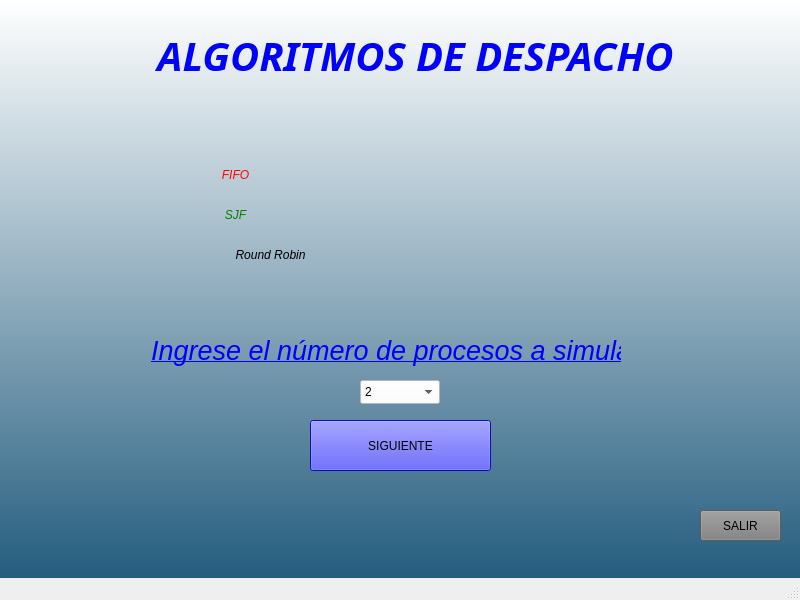
<?xml version="1.0" encoding="UTF-8"?>
<ui version="4.0">
 <class>MainWindow</class>
 <widget class="QMainWindow" name="MainWindow">
  <property name="geometry">
   <rect>
    <x>0</x>
    <y>0</y>
    <width>800</width>
    <height>600</height>
   </rect>
  </property>
  <property name="windowTitle">
   <string>MainWindow</string>
  </property>
  <property name="styleSheet">
   <string notr="true">QWidget#centralwidget{
background-color: qlineargradient(spread:repeat, x1:1, y1:1, x2:1, y2:0, stop:0 rgba(37, 93, 126, 255), stop:1 rgba(255, 255, 255, 255));}</string>
  </property>
  <widget class="QWidget" name="centralwidget">
   <widget class="QLabel" name="titulo_ventana">
    <property name="geometry">
     <rect>
      <x>100</x>
      <y>10</y>
      <width>631</width>
      <height>91</height>
     </rect>
    </property>
    <property name="sizePolicy">
     <sizepolicy hsizetype="Ignored" vsizetype="Preferred">
      <horstretch>0</horstretch>
      <verstretch>0</verstretch>
     </sizepolicy>
    </property>
    <property name="font">
     <font>
      <family>Arial Rounded MT</family>
      <pointsize>30</pointsize>
      <italic>false</italic>
      <bold>true</bold>
     </font>
    </property>
    <property name="toolTip">
     <string>&lt;html&gt;&lt;head/&gt;&lt;body&gt;&lt;p align=&quot;center&quot;&gt;&lt;br/&gt;&lt;/p&gt;&lt;/body&gt;&lt;/html&gt;</string>
    </property>
    <property name="whatsThis">
     <string>&lt;html&gt;&lt;head/&gt;&lt;body&gt;&lt;p align=&quot;center&quot;&gt;&lt;br/&gt;&lt;/p&gt;&lt;/body&gt;&lt;/html&gt;</string>
    </property>
    <property name="styleSheet">
     <string notr="true">font: 700 30pt &quot;Arial Rounded MT&quot;;
color:Blue</string>
    </property>
    <property name="text">
     <string>&lt;html&gt;&lt;head/&gt;&lt;body&gt;&lt;p align=&quot;center&quot;&gt;&lt;span style=&quot; font-style:italic;&quot;&gt;ALGORITMOS DE DESPACHO&lt;/span&gt;&lt;/p&gt;&lt;/body&gt;&lt;/html&gt;</string>
    </property>
   </widget>
   <widget class="QPushButton" name="boton_salir">
    <property name="geometry">
     <rect>
      <x>700</x>
      <y>510</y>
      <width>81</width>
      <height>31</height>
     </rect>
    </property>
    <property name="styleSheet">
     <string notr="true">background-color: rgb(127, 127, 127);</string>
    </property>
    <property name="text">
     <string>SALIR</string>
    </property>
   </widget>
   <widget class="QPushButton" name="boton_siguiente">
    <property name="geometry">
     <rect>
      <x>310</x>
      <y>420</y>
      <width>181</width>
      <height>51</height>
     </rect>
    </property>
    <property name="styleSheet">
     <string notr="true">background-color: rgb(20, 20, 255);
font: 700 12pt &quot;Arial Rounded MT&quot;;</string>
    </property>
    <property name="text">
     <string>SIGUIENTE</string>
    </property>
   </widget>
   <widget class="QLabel" name="icono_windows">
    <property name="geometry">
     <rect>
      <x>470</x>
      <y>170</y>
      <width>101</width>
      <height>131</height>
     </rect>
    </property>
    <property name="styleSheet">
     <string notr="true">image: url(:/iconos/icono+windows3.png);</string>
    </property>
    <property name="text">
     <string/>
    </property>
   </widget>
   <widget class="QLabel" name="icono_apple">
    <property name="geometry">
     <rect>
      <x>540</x>
      <y>90</y>
      <width>101</width>
      <height>111</height>
     </rect>
    </property>
    <property name="styleSheet">
     <string notr="true">image: url(:/iconos/icono+apple.png);</string>
    </property>
    <property name="text">
     <string/>
    </property>
   </widget>
   <widget class="QLabel" name="icono_linux">
    <property name="geometry">
     <rect>
      <x>610</x>
      <y>180</y>
      <width>101</width>
      <height>111</height>
     </rect>
    </property>
    <property name="styleSheet">
     <string notr="true">image: url(:/iconos/icono+linux2.png);</string>
    </property>
    <property name="text">
     <string/>
    </property>
   </widget>
   <widget class="QLabel" name="icono_procesos">
    <property name="geometry">
     <rect>
      <x>20</x>
      <y>110</y>
      <width>171</width>
      <height>211</height>
     </rect>
    </property>
    <property name="styleSheet">
     <string notr="true">image: url(:/iconos/icono+proceso.png);</string>
    </property>
    <property name="text">
     <string/>
    </property>
   </widget>
   <widget class="QLabel" name="icono_FIFO">
    <property name="geometry">
     <rect>
      <x>200</x>
      <y>160</y>
      <width>71</width>
      <height>31</height>
     </rect>
    </property>
    <property name="whatsThis">
     <string>&lt;html&gt;&lt;head/&gt;&lt;body&gt;&lt;p align=&quot;center&quot;&gt;&lt;br/&gt;&lt;/p&gt;&lt;/body&gt;&lt;/html&gt;</string>
    </property>
    <property name="styleSheet">
     <string notr="true">font: 700 16pt &quot;Times New Roman&quot;;
color:Red;</string>
    </property>
    <property name="text">
     <string>&lt;html&gt;&lt;head/&gt;&lt;body&gt;&lt;p align=&quot;center&quot;&gt;&lt;span style=&quot; font-style:italic;&quot;&gt;FIFO&lt;/span&gt;&lt;/p&gt;&lt;/body&gt;&lt;/html&gt;</string>
    </property>
   </widget>
   <widget class="QLabel" name="icono_SJF">
    <property name="geometry">
     <rect>
      <x>200</x>
      <y>200</y>
      <width>71</width>
      <height>31</height>
     </rect>
    </property>
    <property name="whatsThis">
     <string>&lt;html&gt;&lt;head/&gt;&lt;body&gt;&lt;p align=&quot;center&quot;&gt;&lt;br/&gt;&lt;/p&gt;&lt;/body&gt;&lt;/html&gt;</string>
    </property>
    <property name="styleSheet">
     <string notr="true">font: 700 16pt &quot;Times New Roman&quot;;
color:Green;</string>
    </property>
    <property name="text">
     <string>&lt;html&gt;&lt;head/&gt;&lt;body&gt;&lt;p align=&quot;center&quot;&gt;&lt;span style=&quot; font-style:italic;&quot;&gt;SJF&lt;/span&gt;&lt;/p&gt;&lt;/body&gt;&lt;/html&gt;</string>
    </property>
   </widget>
   <widget class="QLabel" name="icono_round_robin">
    <property name="geometry">
     <rect>
      <x>210</x>
      <y>240</y>
      <width>121</width>
      <height>31</height>
     </rect>
    </property>
    <property name="whatsThis">
     <string>&lt;html&gt;&lt;head/&gt;&lt;body&gt;&lt;p align=&quot;center&quot;&gt;&lt;br/&gt;&lt;/p&gt;&lt;/body&gt;&lt;/html&gt;</string>
    </property>
    <property name="styleSheet">
     <string notr="true">font: 700 16pt &quot;Times New Roman&quot;;
color:Black;</string>
    </property>
    <property name="text">
     <string>&lt;html&gt;&lt;head/&gt;&lt;body&gt;&lt;p align=&quot;center&quot;&gt;&lt;span style=&quot; font-style:italic;&quot;&gt;Round Robin&lt;/span&gt;&lt;/p&gt;&lt;/body&gt;&lt;/html&gt;</string>
    </property>
   </widget>
   <widget class="QLabel" name="subtitulo_procesos_a_simular">
    <property name="geometry">
     <rect>
      <x>150</x>
      <y>320</y>
      <width>471</width>
      <height>61</height>
     </rect>
    </property>
    <property name="styleSheet">
     <string notr="true">font: 700 21pt &quot;Times New Roman&quot;;
color:Blue;</string>
    </property>
    <property name="text">
     <string>&lt;html&gt;&lt;head/&gt;&lt;body&gt;&lt;p align=&quot;right&quot;&gt;&lt;span style=&quot; font-size:20pt; font-style:italic; text-decoration: underline;&quot;&gt;Ingrese el número de procesos a simular&lt;/span&gt;&lt;/p&gt;&lt;/body&gt;&lt;/html&gt;</string>
    </property>
   </widget>
   <widget class="QComboBox" name="numero_de_procesos">
    <property name="geometry">
     <rect>
      <x>360</x>
      <y>380</y>
      <width>80</width>
      <height>24</height>
     </rect>
    </property>
    <property name="styleSheet">
     <string notr="true">background-color: rgb(255, 255, 255);
color: rgb(0, 0, 0);</string>
    </property>
    <item>
     <property name="text">
      <string>2</string>
     </property>
    </item>
    <item>
     <property name="text">
      <string>3</string>
     </property>
    </item>
    <item>
     <property name="text">
      <string>4</string>
     </property>
    </item>
    <item>
     <property name="text">
      <string>5</string>
     </property>
    </item>
    <item>
     <property name="text">
      <string>6</string>
     </property>
    </item>
    <item>
     <property name="text">
      <string>7</string>
     </property>
    </item>
    <item>
     <property name="text">
      <string>8</string>
     </property>
    </item>
    <item>
     <property name="text">
      <string>9</string>
     </property>
    </item>
    <item>
     <property name="text">
      <string>10</string>
     </property>
    </item>
   </widget>
   <zorder>titulo_ventana</zorder>
   <zorder>boton_salir</zorder>
   <zorder>boton_siguiente</zorder>
   <zorder>subtitulo_procesos_a_simular</zorder>
   <zorder>numero_de_procesos</zorder>
   <zorder>icono_windows</zorder>
   <zorder>icono_apple</zorder>
   <zorder>icono_linux</zorder>
   <zorder>icono_procesos</zorder>
   <zorder>icono_FIFO</zorder>
   <zorder>icono_SJF</zorder>
   <zorder>icono_round_robin</zorder>
  </widget>
  <widget class="QMenuBar" name="menubar">
   <property name="geometry">
    <rect>
     <x>0</x>
     <y>0</y>
     <width>800</width>
     <height>33</height>
    </rect>
   </property>
  </widget>
  <widget class="QStatusBar" name="statusbar"/>
 </widget>
 <resources>
  <include location="iconos/iconos.qrc"/>
 </resources>
 <connections/>
</ui>
